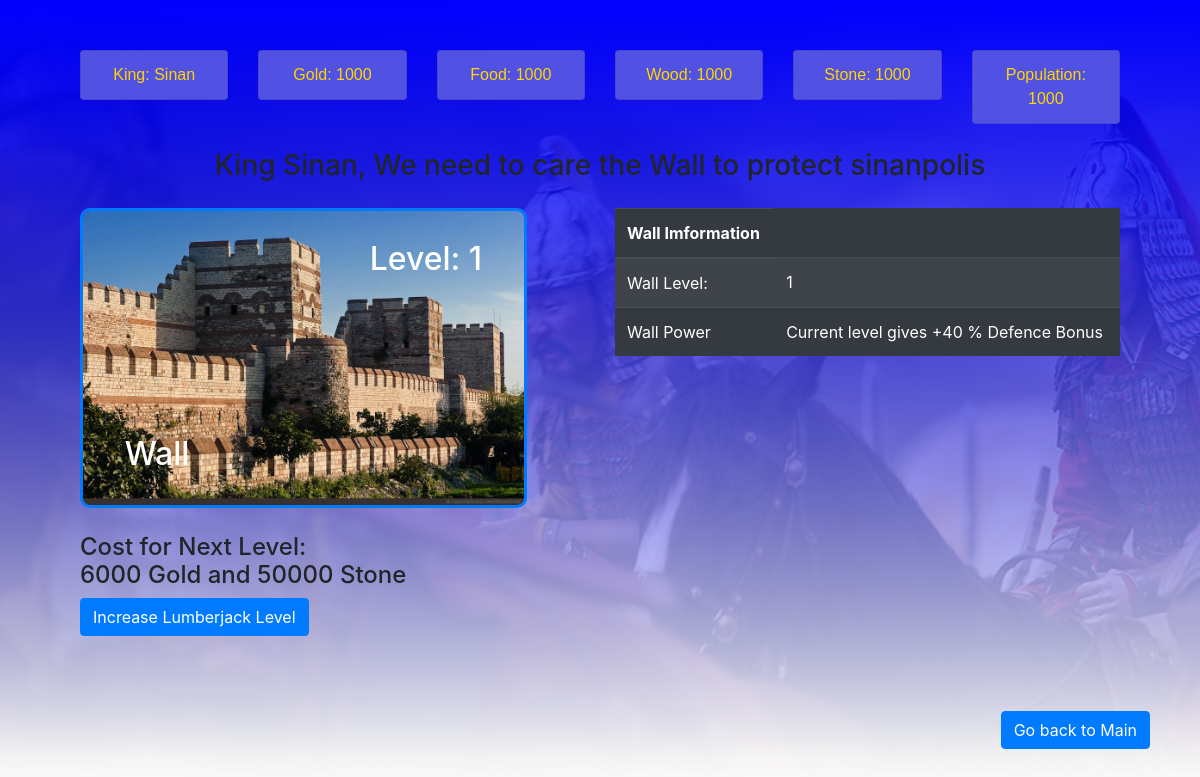
Screenshot of /wall (signed in) with the database file from the repository.
### models.py (models this page shows, shortened)
class Player(UserMixin, Model):
    player_name = CharField(unique=True)
    email = CharField(unique=True)
    password = CharField(max_length=100)
    joined_at = DateTimeField(default = datetime.datetime.now)
    is_admin = BooleanField(default=False)
    gold = IntegerField(default=1000)
    food = IntegerField(default=1000)
    wood = IntegerField(default=1000)
    stone = IntegerField(default=1000)
    research_point = IntegerField(default=1000)
    game_year = IntegerField(default=650)
    class Meta:
        database = DATABASE
        order_by = ("joined_at",)

class Population(Model):
    king_name = ForeignKeyField(Player, to_field="player_name")
    total_population = IntegerField(default=1000)
    unassingned_population = IntegerField(default=200)
    farmer = IntegerField(default=300)
    stone_worker = IntegerField(default=100)
    gold_miner = IntegerField(default=100)
    lumberjack = IntegerField(default=100)
    spearman = IntegerField(default=100)
    swordsman = IntegerField(default=30)
    archers = IntegerField(default=20)
    ligth_cavalry = IntegerField(default=20)
    heavy_cavalry = IntegerField(default=10)
    mounted_archer = IntegerField(default=20)
    class Meta:
        database = DATABASE

class City(Model):
    city_name = CharField(unique=True)
    king_of_city = ForeignKeyField(Player, to_field="player_name")
    population_max = IntegerField(default=5000)
    city_level = IntegerField(default=1)
    academy = IntegerField(default=1)
    stable_level = IntegerField(default=1)
    barracks = IntegerField(default=1)
    farm = IntegerField(default=1)
    gold_mine = IntegerField(default=1)
    stone_quary = IntegerField(default=1)
    lumberjack = IntegerField(default=1)
    wall_level = IntegerField(default=1)
    class Meta:
        database = DATABASE

### app.py (the view)
@app.route('/wall')
@login_required
def wall():
    village_data = models.City.get(models.City.king_of_city == g.user.player_name)
    population_data = models.Population.get(models.Population.king_name == g.user.player_name)
    player = models.Player.get(models.Player.email == g.user.email)
    return render_template("wall.html", village_data = village_data, population_data= population_data,player=player)

### app.py (called while the page is built)
@login_manager.user_loader
def load_player(player_id):
    try:
        return models.Player.get(models.Player.id == player_id)
    except models.DoesNotExist:
        return None

@app.before_request
def before_request():
    g.db = models.DATABASE
    g.db.connect()
    g.user = current_user

@app.after_request
def after_request(response):
    g.db.close()
    return response

### templates/wall.html (shortened to what this page needs)
{% extends "game_main.html" %}
{% block content %}
<div >
    <div class="game_main_row col-12">
        <div class="col-12 col-sm-4 col-md-4 col-lg-2">
            <li class="list-group-item">King: {{player.player_name.capitalize()}} </li>
        </div>
        <div class="col-12 col-sm-4 col-md-4 col-lg-2">
            <li class="list-group-item">Gold: {{player.gold}}</li>
        </div>
        <div class="col-12 col-sm-4 col-md-4 col-lg-2">
            <li class="list-group-item">Food: {{player.food}}</li>
        </div>
        <div class="col-12 col-sm-4 col-md-4 col-lg-2">
            <li class="list-group-item">Wood: {{player.wood}}</li>
        </div>
        <div class="col-12 col-sm-4 col-md-4 col-lg-2">
            <li class="list-group-item">Stone: {{player.stone}}</li>
        </div>
        <div class="col-12 col-sm-4 col-md-4 col-lg-2">
            <li class="list-group-item">Population: {{population_data.total_population}}</li>
        </div>
    </div>
</div>
<div class="col-12">
    <div style=" text-align: center ;margin-bottom: 25px;">
            <h3>King {{player.player_name.capitalize()}}, We need to care the Wall to protect {{village_data.city_name}}</h3>
    </div>
</div>
<div class="game_main_row">
<div class="col-12"  >
    <div class=" col-sm-12 col-md-12 col-lg-6">
        <div >
            <h2 class="game_main_image_title"> Wall </h2>
            <h2 class="village_image_city_level"> Level: {{village_data.wall_level}}</h2>
            <a  href="{{url_for('village')}}"><img src="static/images/city_wall_image.jpg" alt="forest"></a>
        </div>
        <div >
            <h4 > Cost for Next Level: <br> {{3000 * (2 ** (village_data.wall_level )) }} Gold and {{25000 * (2 ** (village_data.wall_level) )}} Stone</h4>
            <a class="btn btn-primary" href="{{url_for('wall_level_up')}}">Increase Lumberjack Level</a>
        </div>
    </div>
    <div class=" col-sm-12 col-md-12 col-lg-6">
            <table class="table table-dark table-striped">
                    <thead>
                      <tr>
                        <th scope="col">Wall Imformation</th>
                      </tr>
                    </thead>
                    <tbody>
                      <tr>
                        <td>Wall Level:</td>
                        <td>{{village_data.wall_level}}</td>
                       </tr>
                      <tr>
                        <td>Wall Power</td>
                        <td>Current level gives +{{ 30 + (village_data.wall_level * 10) }} % Defence Bonus</td>
                      </tr>
                    </tbody>
                  </table>
        </div>
      </div>
</div>
<a style="position: relative; float: right; margin-bottom: 50px" class="btn btn-primary " href="{{url_for('village')}}"> Go back to Main</a>
{% endblock %}

### static/styles/style.css (style rules this page uses)
body { background-image:linear-gradient(blue, transparent 95%), linear-gradient(0deg, white, transparent ), url("/static/images/horseman.jpg"); background-size: cover; background-repeat: no-repeat; min-height: 700px; padding:50px; }
.game_main_row div { position: relative; float: left; padding-bottom: 25px; }
.game_main_row li { text-align: center; font-family: 'Franklin Gothic Medium', 'Arial Narrow', Arial, sans-serif; color:gold; background: rgb(81, 81, 228) }
img { border-style: solid; border-radius: 10px; width: 100%; height: 300px; display: block; }
.game_main_image_title { color:white; position: absolute; z-index: 999; margin: 0 auto; left: 10%; right: 0; top: 70%; }
.village_image_city_level { color:white; position: absolute; z-index: 999; margin: 0 auto; right: 10%; top: 10%; }

### rows the page displays
Player: player_name "Sinan", gold "1000", food "1000", wood "1000", stone "1000"
Population: total_population "1000"
City: city_name "sinanpolis", wall_level "1", 3000*(2**(village_data.wall_level)) "6000", 25000*(2**(village_data.wall_level)) "50000", 30+(village_data.wall_level*10) "40"
